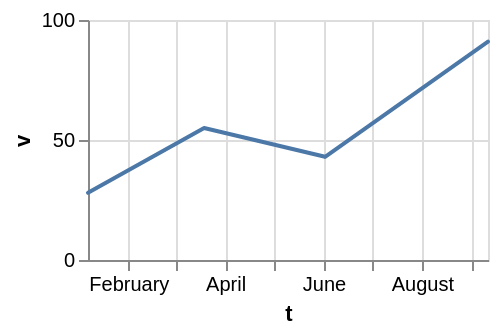

Write the Vega-Lite specification saved for this chart.
### Vega-Lite specification from a JSON file in a GitHub repository (floating-point values rounded to 4 significant figures)
{"$schema": "https://vega.github.io/schema/vega-lite/v6.json", "width": 200, "height": 120, "data": {"values": [{"c": "alpha", "v": 28, "w": 3, "t": "2024-01-07"}, {"c": "beta", "v": 55, "w": 7, "t": "2024-03-19"}, {"c": "gamma", "v": 43, "w": 5, "t": "2024-06-02"}, {"c": "delta", "v": 91, "w": 9, "t": "2024-09-11"}]}, "mark": {"type": "trail", "time": 0.5}, "encoding": {"x": {"field": "t", "type": "temporal"}, "y": {"field": "v", "type": "quantitative"}}}
